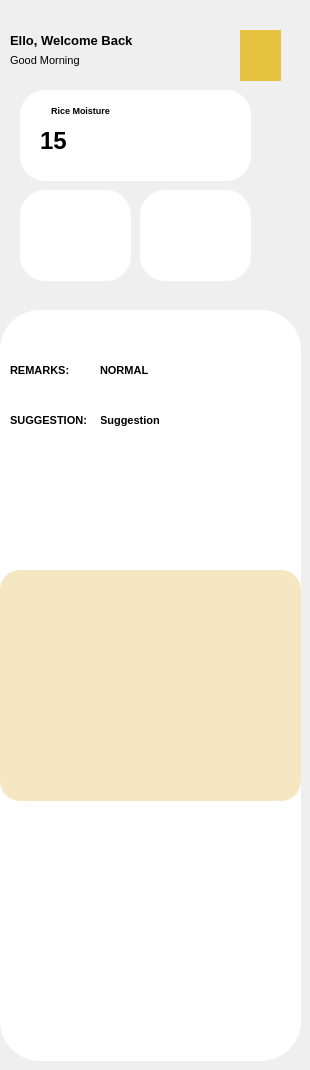
    <widget class="QWidget" name="page">
     <widget class="QFrame" name="frame">
      <property name="geometry">
       <rect>
        <x>0</x>
        <y>310</y>
        <width>301</width>
        <height>751</height>
       </rect>
      </property>
      <property name="styleSheet">
       <string notr="true">background-color: rgb(255, 255, 255);
border-radius: 40px;</string>
      </property>
      <property name="frameShape">
       <enum>QFrame::Shape::StyledPanel</enum>
      </property>
      <property name="frameShadow">
       <enum>QFrame::Shadow::Raised</enum>
      </property>
      <widget class="QPushButton" name="showRecordsPushButton">
       <property name="geometry">
        <rect>
         <x>130</x>
         <y>450</y>
         <width>83</width>
         <height>29</height>
        </rect>
       </property>
       <property name="styleSheet">
        <string notr="true">background-color: rgb(0, 0, 0);</string>
       </property>
       <property name="text">
        <string>Show records</string>
       </property>
      </widget>
      <widget class="QLabel" name="remarksLabel">
       <property name="geometry">
        <rect>
         <x>100</x>
         <y>50</y>
         <width>211</width>
         <height>21</height>
        </rect>
       </property>
       <property name="font">
        <font>
         <family>Tahoma</family>
         <pointsize>8</pointsize>
         <fontweight>ExtraBold</fontweight>
        </font>
       </property>
       <property name="styleSheet">
        <string notr="true">color:#000;
font-weight:800;</string>
       </property>
       <property name="text">
        <string>NORMAL</string>
       </property>
       <property name="alignment">
        <set>Qt::AlignmentFlag::AlignLeading|Qt::AlignmentFlag::AlignLeft|Qt::AlignmentFlag::AlignVCenter</set>
       </property>
      </widget>
      <widget class="QLabel" name="suggestionLabel">
       <property name="geometry">
        <rect>
         <x>100</x>
         <y>90</y>
         <width>211</width>
         <height>41</height>
        </rect>
       </property>
       <property name="font">
        <font>
         <family>Tahoma</family>
         <pointsize>8</pointsize>
         <fontweight>ExtraBold</fontweight>
        </font>
       </property>
       <property name="styleSheet">
        <string notr="true">color:#000;
font-weight:800;
text-align: left;</string>
       </property>
       <property name="text">
        <string>Suggestion</string>
       </property>
       <property name="alignment">
        <set>Qt::AlignmentFlag::AlignLeading|Qt::AlignmentFlag::AlignLeft|Qt::AlignmentFlag::AlignVCenter</set>
       </property>
      </widget>
      <widget class="QFrame" name="frame_5">
       <property name="geometry">
        <rect>
         <x>0</x>
         <y>260</y>
         <width>301</width>
         <height>231</height>
        </rect>
       </property>
       <property name="styleSheet">
        <string notr="true">background-color:#f4e7c2;
border-radius:20px;</string>
       </property>
       <property name="frameShape">
        <enum>QFrame::Shape::StyledPanel</enum>
       </property>
       <property name="frameShadow">
        <enum>QFrame::Shadow::Raised</enum>
       </property>
       <widget class="QPushButton" name="dashboardPushButton">
        <property name="geometry">
         <rect>
          <x>20</x>
          <y>10</y>
          <width>51</width>
          <height>51</height>
         </rect>
        </property>
        <property name="text">
         <string/>
        </property>
        <property name="icon">
         <iconset resource="res.qrc">
          <normaloff>:/image/dashboard.png</normaloff>:/image/dashboard.png</iconset>
        </property>
        <property name="iconSize">
         <size>
          <width>43</width>
          <height>43</height>
         </size>
        </property>
       </widget>
       <widget class="QPushButton" name="settingsPushButton">
        <property name="geometry">
         <rect>
          <x>90</x>
          <y>10</y>
          <width>51</width>
          <height>51</height>
         </rect>
        </property>
        <property name="text">
         <string/>
        </property>
        <property name="icon">
         <iconset resource="res.qrc">
          <normaloff>:/image/settings.png</normaloff>:/image/settings.png</iconset>
        </property>
        <property name="iconSize">
         <size>
          <width>40</width>
          <height>40</height>
         </size>
        </property>
       </widget>
       <widget class="QPushButton" name="notificationPushButton">
        <property name="geometry">
         <rect>
          <x>160</x>
          <y>10</y>
          <width>51</width>
          <height>51</height>
         </rect>
        </property>
        <property name="text">
         <string/>
        </property>
        <property name="icon">
         <iconset resource="res.qrc">
          <normaloff>:/image/notification.png</normaloff>:/image/notification.png</iconset>
        </property>
        <property name="iconSize">
         <size>
          <width>40</width>
          <height>40</height>
         </size>
        </property>
       </widget>
       <widget class="QPushButton" name="profilePushButton">
        <property name="geometry">
         <rect>
          <x>230</x>
          <y>10</y>
          <width>51</width>
          <height>51</height>
         </rect>
        </property>
        <property name="text">
         <string/>
        </property>
        <property name="icon">
         <iconset resource="res.qrc">
          <normaloff>:/image/profile.png</normaloff>:/image/profile.png</iconset>
        </property>
        <property name="iconSize">
         <size>
          <width>30</width>
          <height>30</height>
         </size>
        </property>
       </widget>
      </widget>
      <widget class="QLabel" name="remarksLabel_2">
       <property name="geometry">
        <rect>
         <x>10</x>
         <y>50</y>
         <width>71</width>
         <height>21</height>
        </rect>
       </property>
       <property name="font">
        <font>
         <family>Tahoma</family>
         <pointsize>8</pointsize>
         <fontweight>ExtraBold</fontweight>
        </font>
       </property>
       <property name="styleSheet">
        <string notr="true">color:#000;
font-weight:800;</string>
       </property>
       <property name="text">
        <string>REMARKS:</string>
       </property>
       <property name="alignment">
        <set>Qt::AlignmentFlag::AlignLeading|Qt::AlignmentFlag::AlignLeft|Qt::AlignmentFlag::AlignVCenter</set>
       </property>
      </widget>
      <widget class="QLabel" name="remarksLabel_3">
       <property name="geometry">
        <rect>
         <x>10</x>
         <y>100</y>
         <width>91</width>
         <height>21</height>
        </rect>
       </property>
       <property name="font">
        <font>
         <family>Tahoma</family>
         <pointsize>8</pointsize>
         <fontweight>ExtraBold</fontweight>
        </font>
       </property>
       <property name="styleSheet">
        <string notr="true">color:#000;
font-weight:800;</string>
       </property>
       <property name="text">
        <string>SUGGESTION:</string>
       </property>
       <property name="alignment">
        <set>Qt::AlignmentFlag::AlignLeading|Qt::AlignmentFlag::AlignLeft|Qt::AlignmentFlag::AlignVCenter</set>
       </property>
      </widget>
     </widget>
     <widget class="QLabel" name="label">
      <property name="geometry">
       <rect>
        <x>10</x>
        <y>30</y>
        <width>201</width>
        <height>20</height>
       </rect>
      </property>
      <property name="font">
       <font>
        <family>Tahoma</family>
        <pointsize>10</pointsize>
        <bold>true</bold>
       </font>
      </property>
      <property name="styleSheet">
       <string notr="true">color:#000;
border:none;</string>
      </property>
      <property name="text">
       <string>Ello, Welcome Back</string>
      </property>
      <property name="alignment">
       <set>Qt::AlignmentFlag::AlignLeading|Qt::AlignmentFlag::AlignLeft|Qt::AlignmentFlag::AlignVCenter</set>
      </property>
     </widget>
     <widget class="QLabel" name="label_2">
      <property name="geometry">
       <rect>
        <x>10</x>
        <y>50</y>
        <width>141</width>
        <height>20</height>
       </rect>
      </property>
      <property name="font">
       <font>
        <family>Tahoma</family>
        <pointsize>8</pointsize>
        <bold>false</bold>
       </font>
      </property>
      <property name="styleSheet">
       <string notr="true">color:#000;
border:none;</string>
      </property>
      <property name="text">
       <string>Good Morning</string>
      </property>
      <property name="alignment">
       <set>Qt::AlignmentFlag::AlignLeading|Qt::AlignmentFlag::AlignLeft|Qt::AlignmentFlag::AlignVCenter</set>
      </property>
     </widget>
     <widget class="QPushButton" name="pushButton">
      <property name="enabled">
       <bool>true</bool>
      </property>
      <property name="geometry">
       <rect>
        <x>240</x>
        <y>30</y>
        <width>41</width>
        <height>51</height>
       </rect>
      </property>
      <property name="styleSheet">
       <string notr="true">border:none;
background-color: rgb(229, 195, 65);</string>
      </property>
      <property name="text">
       <string/>
      </property>
      <property name="icon">
       <iconset resource="res.qrc">
        <normaloff>:/image/humaigoLogo-removebg-preview.png</normaloff>:/image/humaigoLogo-removebg-preview.png</iconset>
      </property>
      <property name="iconSize">
       <size>
        <width>50</width>
        <height>50</height>
       </size>
      </property>
     </widget>
     <widget class="QFrame" name="frame_2">
      <property name="geometry">
       <rect>
        <x>20</x>
        <y>90</y>
        <width>231</width>
        <height>91</height>
       </rect>
      </property>
      <property name="styleSheet">
       <string notr="true">border-radius:25px;
background-color:#fff;
color:#000;</string>
      </property>
      <property name="frameShape">
       <enum>QFrame::Shape::StyledPanel</enum>
      </property>
      <property name="frameShadow">
       <enum>QFrame::Shadow::Raised</enum>
      </property>
      <widget class="QLabel" name="moistureLabel">
       <property name="geometry">
        <rect>
         <x>20</x>
         <y>20</y>
         <width>91</width>
         <height>61</height>
        </rect>
       </property>
       <property name="font">
        <font>
         <family>Tahoma</family>
         <pointsize>18</pointsize>
         <fontweight>ExtraBold</fontweight>
        </font>
       </property>
       <property name="styleSheet">
        <string notr="true">color:#000;
font-weight:800;</string>
       </property>
       <property name="text">
        <string>15</string>
       </property>
       <property name="alignment">
        <set>Qt::AlignmentFlag::AlignLeading|Qt::AlignmentFlag::AlignLeft|Qt::AlignmentFlag::AlignVCenter</set>
       </property>
      </widget>
      <widget class="QLabel" name="label_5">
       <property name="geometry">
        <rect>
         <x>10</x>
         <y>10</y>
         <width>101</width>
         <height>21</height>
        </rect>
       </property>
       <property name="font">
        <font>
         <family>Tahoma</family>
         <pointsize>7</pointsize>
         <fontweight>ExtraBold</fontweight>
        </font>
       </property>
       <property name="styleSheet">
        <string notr="true">color:#000;
font-weight:800;</string>
       </property>
       <property name="text">
        <string>Rice Moisture</string>
       </property>
       <property name="alignment">
        <set>Qt::AlignmentFlag::AlignCenter</set>
       </property>
      </widget>
     </widget>
     <widget class="QFrame" name="frame_3">
      <property name="geometry">
       <rect>
        <x>20</x>
        <y>190</y>
        <width>111</width>
        <height>91</height>
       </rect>
      </property>
      <property name="styleSheet">
       <string notr="true">border-radius:25px;
background-color:#fff;
color:#000;</string>
      </property>
      <property name="frameShape">
       <enum>QFrame::Shape::StyledPanel</enum>
      </property>
      <property name="frameShadow">
       <enum>QFrame::Shadow::Raised</enum>
      </property>
     </widget>
     <widget class="QFrame" name="frame_4">
      <property name="geometry">
       <rect>
        <x>140</x>
        <y>190</y>
        <width>111</width>
        <height>91</height>
       </rect>
      </property>
      <property name="styleSheet">
       <string notr="true">border-radius:25px;
background-color:#fff;
color:#000;</string>
      </property>
      <property name="frameShape">
       <enum>QFrame::Shape::StyledPanel</enum>
      </property>
      <property name="frameShadow">
       <enum>QFrame::Shadow::Raised</enum>
      </property>
     </widget>
    </widget>
